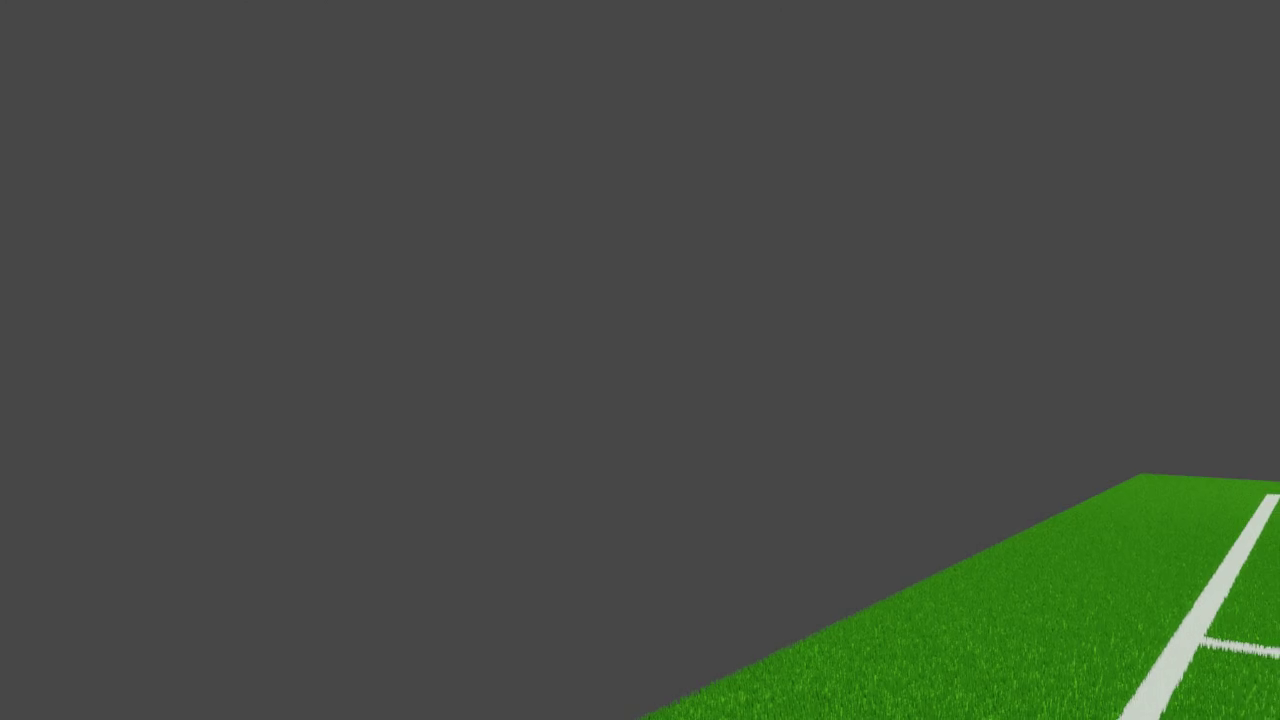
#> input picture frame 22 of sweeping.mp4, 1280 x 720 px
$ python Enhanced_Line+Intersection.py
#> lines starting #> are read from the running program, lines starting #| are printed output that depends on the picture; after the words box and inside, x2 and y2 are one past the last pixel; in counts of white or black regions, pixels touching at a corner belong together
import cv2 as cv
import numpy as np

lower_white = np.array([0, 0, 155])
upper_white = np.array([255, 155, 255])

low_green = np.array([35, 100, 100])
up_green = np.array([85, 255, 255])


def calculate_angle(x1, y1, x2, y2):
    return np.degrees(np.arctan2(y2 - y1, x2 - x1))

def get_field_mask(frame, low_green, up_green):
    hsv = cv.cvtColor(frame, cv.COLOR_BGR2HSV)
    kernel = cv.getStructuringElement(cv.MORPH_ELLIPSE, (3, 3))
    green_mask = cv.inRange(hsv, low_green, up_green)
    green_mask_eroded = cv.erode(green_mask, kernel, iterations=1)
    green_mask_dilated = cv.dilate(green_mask_eroded, kernel, iterations=6)
    return green_mask_dilated

def find_largest_contour(mask):
    contours, _ = cv.findContours(mask, cv.RETR_EXTERNAL, cv.CHAIN_APPROX_SIMPLE)
    if contours:
        largest_contour = max(contours, key=cv.contourArea)
        return largest_contour
    return None

def extract_roi(frame, largest_contour):
    hull = cv.convexHull(largest_contour)
    mask = np.zeros_like(frame[:, :, 0])
    cv.drawContours(mask, [hull], -1, 255, thickness=-1)
    roi_frame = cv.bitwise_and(frame, frame, mask=mask)
    return roi_frame, hull

def process_frame(frame, low_green, up_green):
    field_mask = get_field_mask(frame, low_green, up_green)
    largest_contour = find_largest_contour(field_mask)
    if largest_contour is not None:
        roi_frame, hull = extract_roi(frame, largest_contour)
        return field_mask, roi_frame, hull
    return field_mask, None, None

def calculate_slope(x1, y1, x2, y2):
    return (y2 - y1) / (x2 - x1 + 1e-6)

def is_parallel_and_close(line1, line2, slope_threshold=0.1, distance_threshold=10):
    x1, y1, x2, y2 = line1
    x3, y3, x4, y4 = line2

    slope1 = calculate_slope(x1, y1, x2, y2)
    slope2 = calculate_slope(x3, y3, x4, y4)

    if abs(slope1 - slope2) > slope_threshold:
        return False

    dist = abs((y3 - slope1 * x3 - (y1 - slope1 * x1)) / np.sqrt(1 + slope1**2))
    return dist < distance_threshold

def merge_lines(lines):
    merged_lines = []

    while lines:
        line = lines.pop(0)
        x1, y1, x2, y2 = line[0]
        max_line = line
        max_length = np.sqrt((x2 - x1)**2 + (y2 - y1)**2)

        to_remove = []
        for other_line in lines:
            x3, y3, x4, y4 = other_line[0]
            if is_parallel_and_close((x1, y1, x2, y2), (x3, y3, x4, y4)):
                length = np.sqrt((x4 - x3)**2 + (y4 - y3)**2)
                if length > max_length:
                    max_length = length
                    max_line = other_line
                to_remove.append(other_line)

        for line_to_remove in to_remove:
            lines.remove(line_to_remove)

        merged_lines.append(max_line)
    return merged_lines

def intersect(frame, lines, frame_counter, frame_skip=1):

    if frame_counter % frame_skip != 0:
        return

    if lines is None:
        return
    i = 0
    for line in lines:
        i += 1
        L1, T1, L2, T2 = 0, 0, 0, 0

        x1, y1, x2, y2 = line[0]
        r = 8
        text = "line" + str(i)

        cv.circle(frame, (x1, y1), 3, (0, 255, 0), -1)
        cv.circle(frame, (x2, y2), 3, (0, 255, 0), -1)
        cv.line(frame, (x1, y1), (x2, y2), (255, 255, 255), 2)

        x11, y11 = max(x1 - r, 0), max(y1 - r, 0)
        x12, y12 = min(x1 + r, frame.shape[1]), min(y1 + r, frame.shape[0])
        surrounding_point1 = frame[y11:y12, x11:x12]

        x21, y21 = max(x2 - r, 0), max(y2 - r, 0)
        x22, y22 = min(x2 + r, frame.shape[1]), min(y2 + r, frame.shape[0])
        surrounding_point2 = frame[y21:y22, x21:x22]

        cv.rectangle(frame, (x11, y11), (x12, y12), (0, 255, 255), 1)
        cv.rectangle(frame, (x21, y21), (x22, y22), (0, 255, 255), 1)

        is_point1 = cv.inRange(surrounding_point1, (240, 0, 0), (255, 10, 10))
        is_line1 = cv.inRange(surrounding_point1, (0, 0, 240), (10, 10, 255))
        L1 = np.sum(is_point1)
        T1 = np.sum(is_line1)

        th= 1200

        if L1 > th:
            cv.putText(frame, "L1", (x1 - r, y1 + r + 20), cv.FONT_HERSHEY_SIMPLEX, 0.6, (255, 255, 255), 2)
        elif T1 >th:
            cv.putText(frame, "T1", (x1 - r, y1 + r + 20), cv.FONT_HERSHEY_SIMPLEX, 0.6, (255, 255, 255), 2)

        is_point2 = cv.inRange(surrounding_point2, (240, 0, 0), (255, 10, 10))
        is_line2 = cv.inRange(surrounding_point2, (0, 0, 240), (10, 10, 255))
        L2 = np.sum(is_point2)
        T2 = np.sum(is_line2)

        if L2 > th:
            cv.putText(frame, "L2", (x2 - r, y2 + r + 20), cv.FONT_HERSHEY_SIMPLEX, 0.6, (255, 255, 255), 2)
        elif T2 > th:
            cv.putText(frame, "T2", (x2 - r, y2 + r + 20), cv.FONT_HERSHEY_SIMPLEX, 0.6, (255, 255, 255), 2)

        print(text, "point 1 =", L1, "line 1 =", T1, "point 2 =", L2, "line 2 =", T2)

        cv.line(frame, (x1, y1), (x2, y2), (0, 0, 255), 2)
        cv.circle(frame, (x1, y1), 3, (255, 0, 0), -1)
        cv.circle(frame, (x2, y2), 3, (255, 0, 0), -1)

video_path = "sweeping.mp4"
cap = cv.VideoCapture(video_path)

if not cap.isOpened():
    print("Video tidak dapat dibuka. Pastikan path benar.")
else:
    frame_counter = 0
    while cap.isOpened():
        ret, frame = cap.read()
#> frame is the input picture: shape (720, 1280, 3); mean B, G, R 66.7, 77.3, 69.7
        if not ret:
            break

        field_mask, roi_frame, hull = process_frame(frame, low_green, up_green)
#> in get_field_mask, `green_mask = cv.inRange(hsv, low_green, up_green)`:
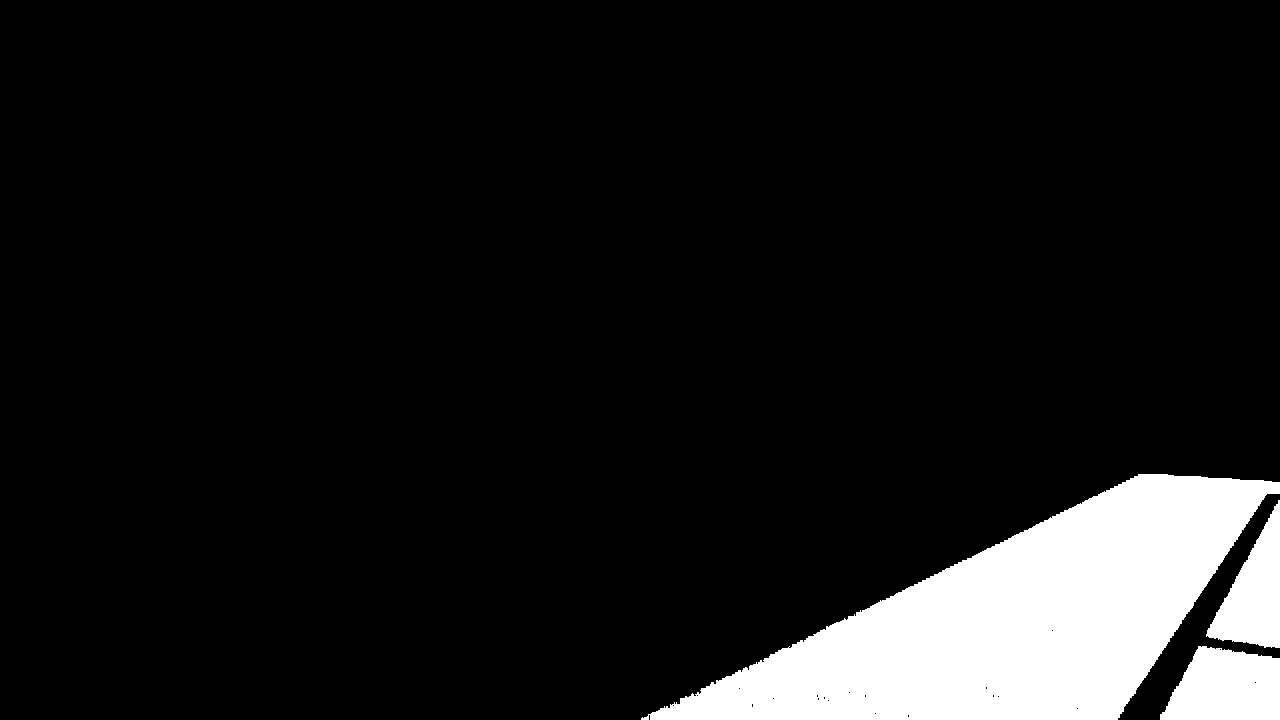
#> green_mask: shape (720, 1280); 9.6% white; 3 white regions, box (x1, y1, x2, y2) and area: (641, 474, 1280, 720) 75655, (1160, 646, 1280, 720) 6988, (1206, 500, 1280, 648) 5699
#> in find_largest_contour, `contours, _ = cv.findContours(mask, cv.RETR_EXTERNAL, cv.CHAIN_APPROX_..`: contours = 1 contour; box (x1, y1, x2, y2) and area: (636, 469, 1280, 720) 93496
#> in find_largest_contour, `largest_contour = max(contours, key=cv.contourArea)`: largest_contour = contour of 525 points, box (x1, y1, x2, y2) (636, 469, 1280, 720), area 93496
#> in extract_roi, `hull = cv.convexHull(largest_contour)`: hull = contour of 11 points, box (x1, y1, x2, y2) (636, 469, 1280, 720), area 98771
#> in extract_roi, `roi_frame = cv.bitwise_and(frame, frame, mask=mask)`:
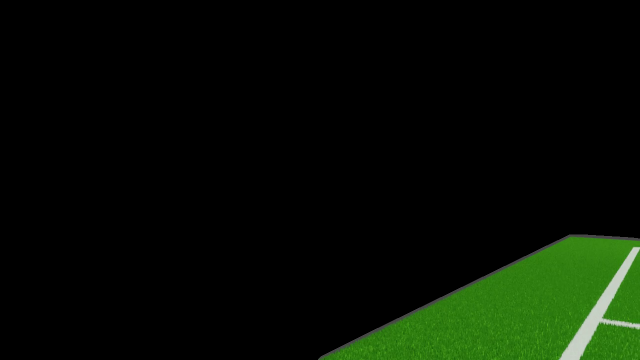
#> roi_frame: shape (720, 1280, 3) (shown at 1/2 size); mean B, G, R 3.4, 14, 6.4
        kernel = cv.getStructuringElement(cv.MORPH_ELLIPSE, (3, 3))

        if roi_frame is not None:
            hsv = cv.cvtColor(roi_frame, cv.COLOR_BGR2HSV)
#> hsv: shape (720, 1280, 3); mean H, S, V 5.6, 21.5, 14
            blurred_bin = cv.GaussianBlur(hsv, (5, 5), 2)
#> blurred_bin: shape (720, 1280, 3); mean H, S, V 5.6, 21.5, 14
            bin_image = cv.inRange(blurred_bin, lower_white, upper_white)
#> bin_image: shape (720, 1280); 0.81% white; 1 white region, box (x1, y1, x2, y2) and area: (1118, 493, 1280, 720) 7452
            edge = cv.Canny(bin_image, 50, 150)
#> edge: shape (720, 1280); 0.08% white in thin lines or dots, all inside (x1, y1, x2, y2) = (1117, 492, 1280, 720)
            dilated_edges = cv.dilate(edge, kernel, iterations=1)
#> dilated_edges: shape (720, 1280); 0.21% white in thin lines or dots, all inside (x1, y1, x2, y2) = (1116, 491, 1280, 720)

            lines = cv.HoughLinesP(dilated_edges, 1, np.pi/180, threshold=100, minLineLength=175, maxLineGap=40)
#> lines = [[1117, 716, 1268, 492], [1159, 719, 1279, 502], [1158, 718, 1278, 501], [1116, 719, 1270, 491], [1122, 707, 1267, 492]]
            if lines is not None:
                merged_lines = merge_lines(lines.tolist())
#> merged_lines = [[[1116, 719, 1270, 491]], [[1159, 719, 1279, 502]]]
                for line in merged_lines:
                    x1, y1, x2, y2 = line[0]
                    cv.line(frame, (x1, y1), (x2, y2), (0, 0, 255), 2)
                    cv.circle(frame, (x1, y1), 3, (255, 0, 0), -1)
                    cv.circle(frame, (x2, y2), 3, (255, 0, 0), -1)
#> this loop made 2 passes
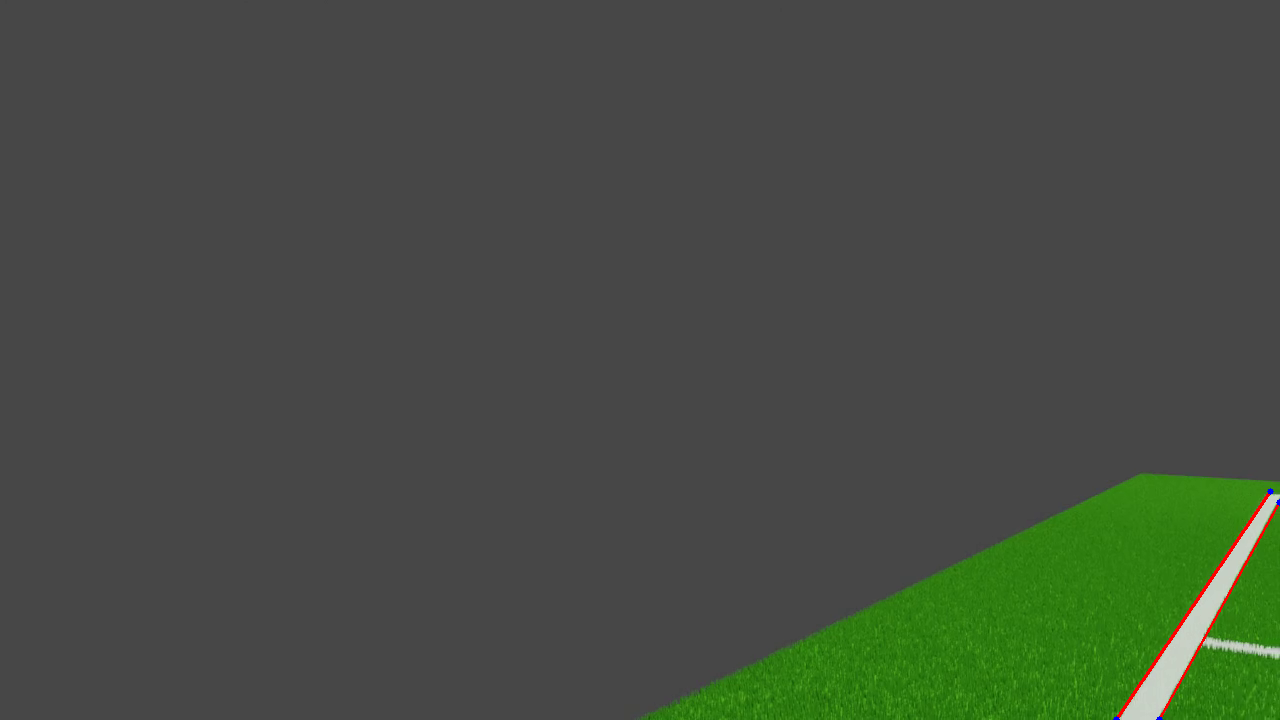
#> frame: shape (720, 1280, 3); 0.17% of pixels changed, all inside (x1, y1, x2, y2) = (1113, 488, 1280, 720)

#frame skip pramaeter can be determmined
            intersect(frame, lines, frame_counter, frame_skip=30)
#> the loop in intersect, `for line in lines:` made 5 passes
#> (L1, T1, L2, T2, x1, y1, x2, y2) on passes 1 to 5: (2040, 1785, 3315, 1530, 1117, 716, 1268, 492), (0, 0, 0, 0, 1159, 719, 1279, 502), (765, 2295, 510, 1530, 1158, 718, 1278, 501), (2295, 510, 1785, 1530, 1116, 719, 1270, 491), (1020, 9180, 4845, 2805, 1122, 707, 1267, 492)
#> (printed output is left out)
#> after the loop in intersect, `for line in lines:`:
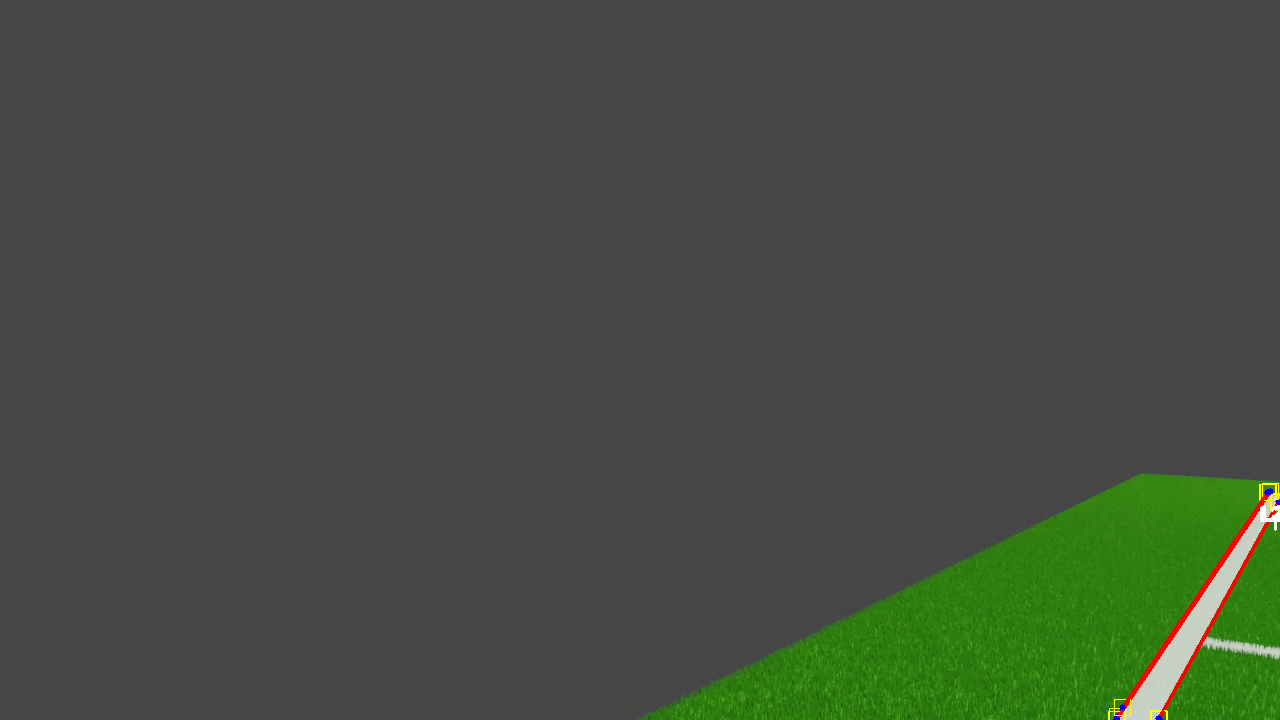
#> frame: shape (720, 1280, 3); 0.16% of pixels changed, all inside (x1, y1, x2, y2) = (1108, 483, 1280, 720)
#> after the loop in intersect, `for line in lines:`: i = 5

            cv.imshow('Processed Video', frame)

        if cv.waitKey(100) & 0xFF == ord('q'):
#> (key q is pressed here)
            break

        frame_counter += 1

    cap.release()
    cv.destroyAllWindows()
